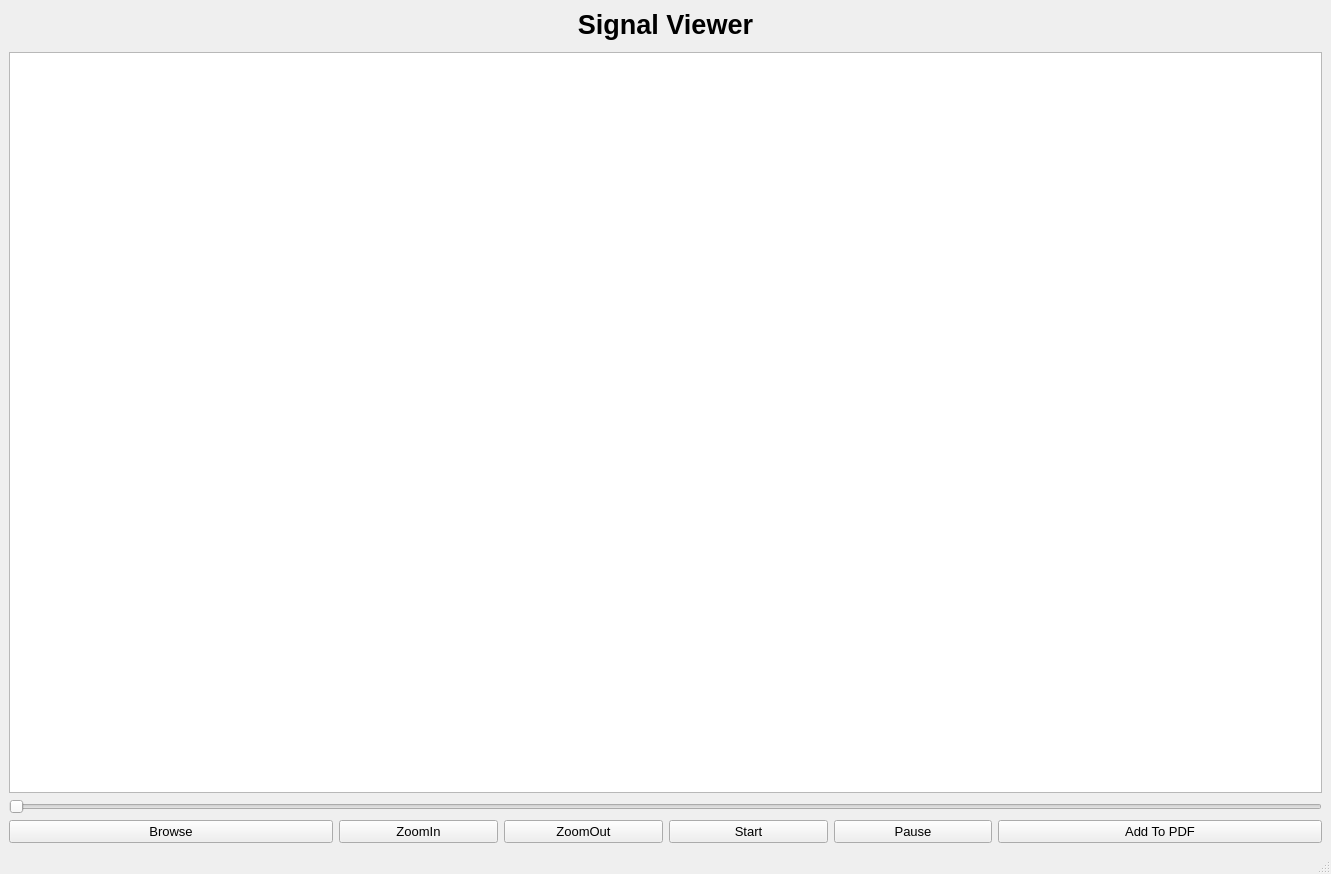
<?xml version="1.0" encoding="UTF-8"?>
<ui version="4.0">
 <class>MainWindow</class>
 <widget class="QMainWindow" name="MainWindow">
  <property name="geometry">
   <rect>
    <x>0</x>
    <y>0</y>
    <width>1331</width>
    <height>874</height>
   </rect>
  </property>
  <property name="windowTitle">
   <string>MainWindow</string>
  </property>
  <widget class="QWidget" name="centralwidget">
   <layout class="QGridLayout" name="gridLayout">
    <item row="0" column="0">
     <widget class="QLabel" name="label">
      <property name="font">
       <font>
        <pointsize>20</pointsize>
        <weight>75</weight>
        <bold>true</bold>
       </font>
      </property>
      <property name="text">
       <string>&lt;html&gt;&lt;head/&gt;&lt;body&gt;&lt;p align=&quot;center&quot;&gt;Signal Viewer&lt;/p&gt;&lt;/body&gt;&lt;/html&gt;</string>
      </property>
     </widget>
    </item>
    <item row="2" column="0">
     <widget class="PlotWidget" name="graphicsView">
      <property name="sizePolicy">
       <sizepolicy hsizetype="Expanding" vsizetype="Expanding">
        <horstretch>0</horstretch>
        <verstretch>0</verstretch>
       </sizepolicy>
      </property>
     </widget>
    </item>
    <item row="3" column="0">
     <widget class="QSlider" name="horizontalSlider">
      <property name="sizePolicy">
       <sizepolicy hsizetype="Expanding" vsizetype="Fixed">
        <horstretch>0</horstretch>
        <verstretch>100</verstretch>
       </sizepolicy>
      </property>
      <property name="orientation">
       <enum>Qt::Horizontal</enum>
      </property>
     </widget>
    </item>
    <item row="4" column="0">
     <layout class="QHBoxLayout" name="horizontalLayout_3">
      <item>
       <layout class="QVBoxLayout" name="verticalLayout">
        <item>
         <widget class="QPushButton" name="BrowseButton">
          <property name="sizePolicy">
           <sizepolicy hsizetype="Ignored" vsizetype="Preferred">
            <horstretch>0</horstretch>
            <verstretch>0</verstretch>
           </sizepolicy>
          </property>
          <property name="font">
           <font>
            <pointsize>10</pointsize>
           </font>
          </property>
          <property name="text">
           <string>Browse</string>
          </property>
          <property name="iconSize">
           <size>
            <width>10</width>
            <height>36</height>
           </size>
          </property>
         </widget>
        </item>
       </layout>
      </item>
      <item>
       <layout class="QHBoxLayout" name="horizontalLayout_2">
        <item>
         <widget class="QPushButton" name="ZoominButton">
          <property name="sizePolicy">
           <sizepolicy hsizetype="Ignored" vsizetype="Preferred">
            <horstretch>0</horstretch>
            <verstretch>0</verstretch>
           </sizepolicy>
          </property>
          <property name="font">
           <font>
            <pointsize>10</pointsize>
           </font>
          </property>
          <property name="text">
           <string>ZoomIn</string>
          </property>
          <property name="iconSize">
           <size>
            <width>10</width>
            <height>36</height>
           </size>
          </property>
         </widget>
        </item>
        <item>
         <widget class="QPushButton" name="ZoomoutButton">
          <property name="sizePolicy">
           <sizepolicy hsizetype="Ignored" vsizetype="Preferred">
            <horstretch>0</horstretch>
            <verstretch>0</verstretch>
           </sizepolicy>
          </property>
          <property name="font">
           <font>
            <pointsize>10</pointsize>
           </font>
          </property>
          <property name="text">
           <string>ZoomOut</string>
          </property>
          <property name="iconSize">
           <size>
            <width>10</width>
            <height>36</height>
           </size>
          </property>
         </widget>
        </item>
       </layout>
      </item>
      <item>
       <layout class="QHBoxLayout" name="horizontalLayout">
        <item>
         <widget class="QPushButton" name="StartButton">
          <property name="sizePolicy">
           <sizepolicy hsizetype="Ignored" vsizetype="Preferred">
            <horstretch>0</horstretch>
            <verstretch>0</verstretch>
           </sizepolicy>
          </property>
          <property name="font">
           <font>
            <pointsize>10</pointsize>
           </font>
          </property>
          <property name="text">
           <string>Start</string>
          </property>
          <property name="iconSize">
           <size>
            <width>10</width>
            <height>36</height>
           </size>
          </property>
         </widget>
        </item>
        <item>
         <widget class="QPushButton" name="PauseButton">
          <property name="sizePolicy">
           <sizepolicy hsizetype="Ignored" vsizetype="Preferred">
            <horstretch>0</horstretch>
            <verstretch>0</verstretch>
           </sizepolicy>
          </property>
          <property name="font">
           <font>
            <pointsize>10</pointsize>
           </font>
          </property>
          <property name="text">
           <string>Pause</string>
          </property>
          <property name="iconSize">
           <size>
            <width>10</width>
            <height>36</height>
           </size>
          </property>
         </widget>
        </item>
       </layout>
      </item>
      <item>
       <widget class="QPushButton" name="SaveButton">
        <property name="sizePolicy">
         <sizepolicy hsizetype="Ignored" vsizetype="Preferred">
          <horstretch>0</horstretch>
          <verstretch>0</verstretch>
         </sizepolicy>
        </property>
        <property name="font">
         <font>
          <pointsize>10</pointsize>
         </font>
        </property>
        <property name="text">
         <string>Add To PDF</string>
        </property>
        <property name="iconSize">
         <size>
          <width>10</width>
          <height>36</height>
         </size>
        </property>
       </widget>
      </item>
     </layout>
    </item>
    <item row="1" column="0">
     <widget class="MplWidget" name="widget" native="true"/>
    </item>
   </layout>
  </widget>
  <widget class="QStatusBar" name="statusbar"/>
 </widget>
 <customwidgets>
  <customwidget>
   <class>PlotWidget</class>
   <extends>QGraphicsView</extends>
   <header>pyqtgraph</header>
  </customwidget>
  <customwidget>
   <class>MplWidget</class>
   <extends>QWidget</extends>
   <header location="global">mplwidget.h</header>
   <container>1</container>
  </customwidget>
 </customwidgets>
 <resources/>
 <connections/>
</ui>
